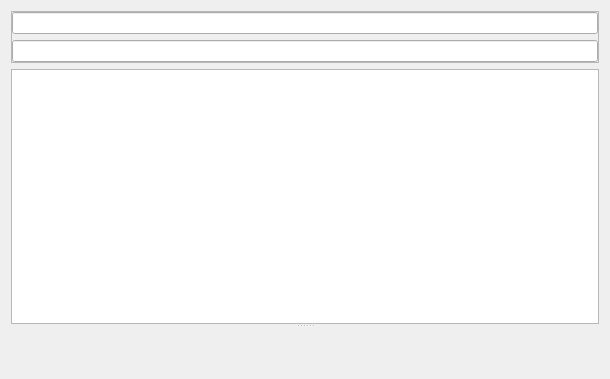
<?xml version="1.0" encoding="UTF-8"?>
<ui version="4.0">
 <class>CommitViewWindow</class>
 <widget class="QDialog" name="CommitViewWindow">
  <property name="geometry">
   <rect>
    <x>0</x>
    <y>0</y>
    <width>610</width>
    <height>379</height>
   </rect>
  </property>
  <property name="windowTitle">
   <string>Commit View</string>
  </property>
  <layout class="QVBoxLayout" name="verticalLayout">
   <item>
    <widget class="QFrame" name="frame">
     <property name="frameShape">
      <enum>QFrame::StyledPanel</enum>
     </property>
     <property name="frameShadow">
      <enum>QFrame::Raised</enum>
     </property>
     <layout class="QVBoxLayout" name="verticalLayout_2">
      <property name="leftMargin">
       <number>0</number>
      </property>
      <property name="topMargin">
       <number>0</number>
      </property>
      <property name="rightMargin">
       <number>0</number>
      </property>
      <property name="bottomMargin">
       <number>0</number>
      </property>
      <item>
       <widget class="ReadOnlyLineEdit" name="lineEdit_message"/>
      </item>
      <item>
       <widget class="ReadOnlyLineEdit" name="lineEdit_id"/>
      </item>
     </layout>
    </widget>
   </item>
   <item>
    <widget class="QSplitter" name="splitter">
     <property name="orientation">
      <enum>Qt::Vertical</enum>
     </property>
     <widget class="QListWidget" name="listWidget_files"/>
     <widget class="FileDiffWidget" name="widget_diff" native="true"/>
    </widget>
   </item>
  </layout>
 </widget>
 <customwidgets>
  <customwidget>
   <class>ReadOnlyLineEdit</class>
   <extends>QLineEdit</extends>
   <header>ReadOnlyLineEdit.h</header>
  </customwidget>
  <customwidget>
   <class>FileDiffWidget</class>
   <extends>QWidget</extends>
   <header location="global">FileDiffWidget.h</header>
   <container>1</container>
  </customwidget>
 </customwidgets>
 <resources/>
 <connections/>
</ui>
